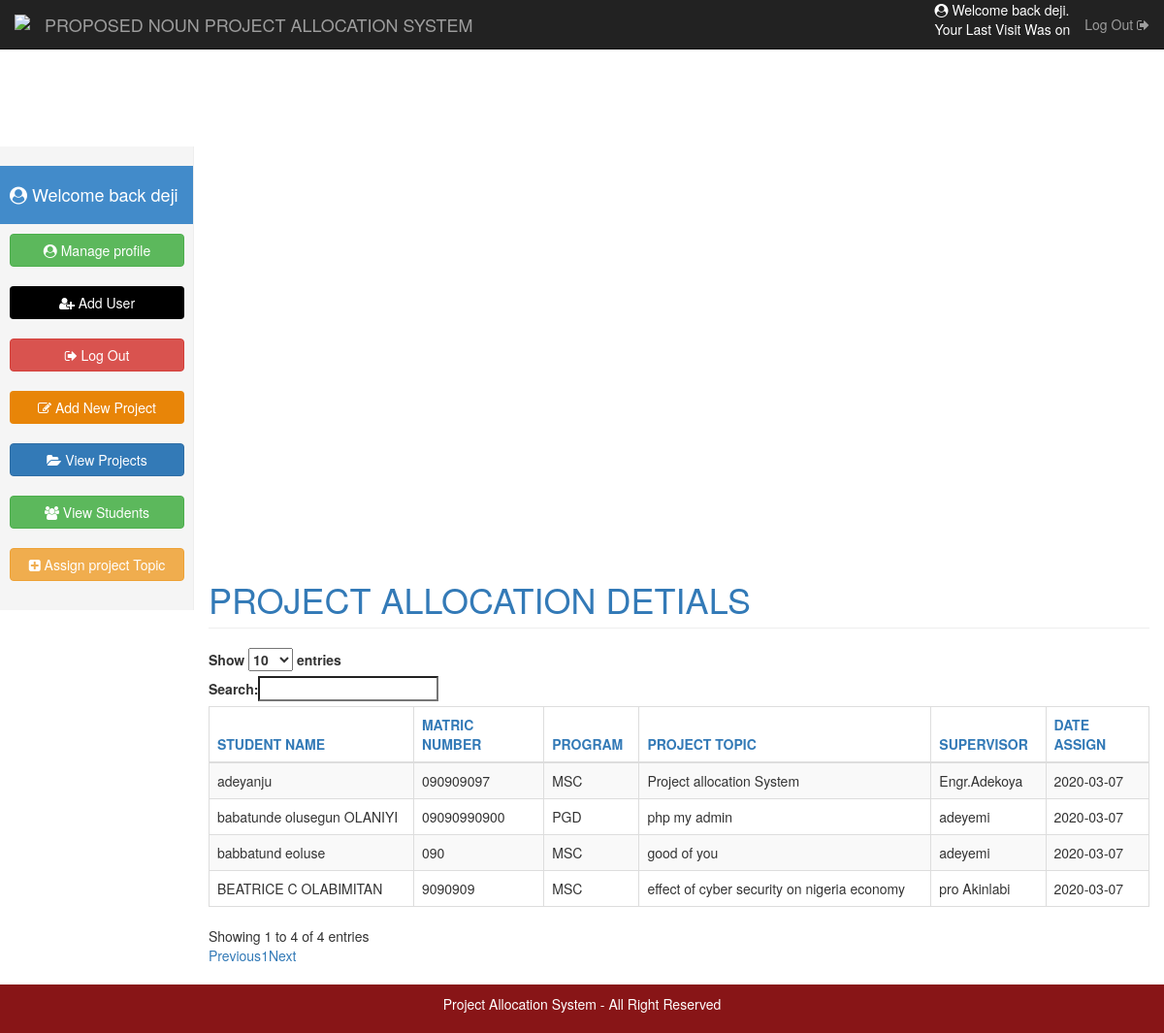
Page /?View=home (signed in) on the committed database.
### tables this page shows
CREATE TABLE `student` (
  `ID` int(10) NOT NULL,
  `Name` varchar(100) NOT NULL,
  `Matric_Number` varchar(100) NOT NULL,
  `Program` varchar(100) NOT NULL,
  `Date` varchar(10) NOT NULL,
  `Email` varchar(100) NOT NULL,
  `Project_Id` int(10) NOT NULL
);

CREATE TABLE `project` (
  `ID` int(10) NOT NULL,
  `Project_Topic` varchar(100) NOT NULL,
  `Program` varchar(100) NOT NULL,
  `Date_Added` varchar(100) NOT NULL,
  `Added_By` varchar(100) NOT NULL,
  `supervisor` varchar(100) NOT NULL,
  `Area_Of_Knowledge` varchar(100) NOT NULL,
  `Availability` varchar(10) NOT NULL
);

### Model/Context.php (called while the page is built, shortened)
<?php
class Db_Context{
private $Host = "localhost";
    private $Db_Name = "sile";
	private $Db_User_Name = "root";
	private $Db_Password = "" ;
	private $Db_Connection;
function __construct() {
	$this->Db_Connection = $this->Connect();
	}
private function Connect(){
	$Connection = mysqli_connect($this->Host, $this->Db_User_Name, $this->Db_Password,$this->Db_Name);
	return($Connection);
	}
protected function Select($sql){
	$result = mysqli_query($this->Db_Connection,$sql);
	$rows_count = mysqli_num_rows($result);
	if($rows_count > 0){
	while($rows = mysqli_fetch_assoc($result)){ $Array_row[] = $rows; }
			return($Array_row);
	} else
	{ return false ;}
	}
}
?>

### Controller/Controller.php (called while the page is built, shortened)
<?php
include("Model/Context.php");
class Controller extends Db_Context{
	public function Get_Combine_Info(){
		$Get_Sql= "SELECT * FROM student a , project b WHERE a.Project_Id = b.ID;";
		$Get_Result = $this->Select($Get_Sql);
		if($Get_Result != false){return($Get_Result);}
	}
}
?>

### Views/home.php (the view, shortened to what this page needs)
<?php
$Obj_Controller = new Controller();
include("navbar.php");
?>
    <div class="container-fluid">
      <div class="row">
        <div class="col-sm-3 col-md-2 sidebar">
          <?php include("sidebar.php"); ?>
        </div>
        <div class="col-sm-9 col-sm-offset-3 col-md-10 col-md-offset-2 main">
          <h1 class="page-header text-primary">PROJECT ALLOCATION DETIALS</h1>
           <div class="row">
          <div class="col-md-12">
          <div class="table-responsive">
          <table id="example" class="table table-bordered table-striped table-hover table-bordered" style="width:100%">
           <thead>
            <tr class="text-primary" style="text-align: center;">
             	<th>STUDENT NAME </th>
             	<th>MATRIC NUMBER </th>
             	<th> PROGRAM </th>
             	<th>PROJECT TOPIC </th>
             		<th> SUPERVISOR </th>
             			<th> DATE ASSIGN </th>
               </tr>
             </thead>
              	<tbody>
               	<?php
				   $Rows =  $Obj_Controller->Get_Combine_Info();
				   foreach($Rows as $key=>$value){
					   ?>
				<tr>
				 <td> <?php echo   $Rows[$key]["Name"];?> </td>
              	  <td> <?php echo   $Rows[$key]["Matric_Number"];?> </td>
             	    <td> <?php echo   $Rows[$key]["Program"];?> </td>
              	     <td> <?php echo   $Rows[$key]["Project_Topic"];?> </td>
              	     <td> <?php echo   $Rows[$key]["supervisor"];?> </td>
              	     <td> <?php echo   $Rows[$key]["Date"];?> </td>
               	 </tr>
                 <?php
            }
				  ?>
           </tbody>
            </table>
          </div>
          </div>
        </div>
      </div>
    </div>
<div class="row">
<?php include("footer.php");
	?>

### Css/style.css (style rules this page uses)
@media (min-width: 768px) { .sidebar { position: fixed; top: 51px; bottom: 0; left: 0; z-index: 1000; display: block; padding: 20px; overflow-x: hidden; overflow-y: auto; background-color: #f5f5f5; border-right: 1px solid #eee; } }
.main { padding: 20px; }
@media (min-width: 768px) { .main { padding-right: 40px; padding-left: 40px; } }
.main .page-header { margin-top: 0; }

### rows in the picture
student: Name "babbatund eoluse", Matric_Number "090", Project_Id.Program "MSC", Project_Id.Project_Topic "good of you", Project_Id.supervisor "adeyemi", Date "2020-03-07"
student: Name "babatunde olusegun OLANIYI", Matric_Number "09090990900", Project_Id.Program "PGD", Project_Id.Project_Topic "php my admin", Project_Id.supervisor "adeyemi", Date "2020-03-07"
student: Name "adeyanju", Matric_Number "090909097", Project_Id.Program "MSC", Project_Id.Project_Topic "Project allocation System", Project_Id.supervisor "Engr.Adekoya", Date "2020-03-07"
student: Name "BEATRICE C OLABIMITAN", Matric_Number "9090909", Project_Id.Program "MSC", Project_Id.Project_Topic "effect of cyber security on nigeria economy", Project_Id.supervisor "pro Akinlabi", Date "2020-03-07"

### other values in the picture
$_SESSION["Name"] "deji"
